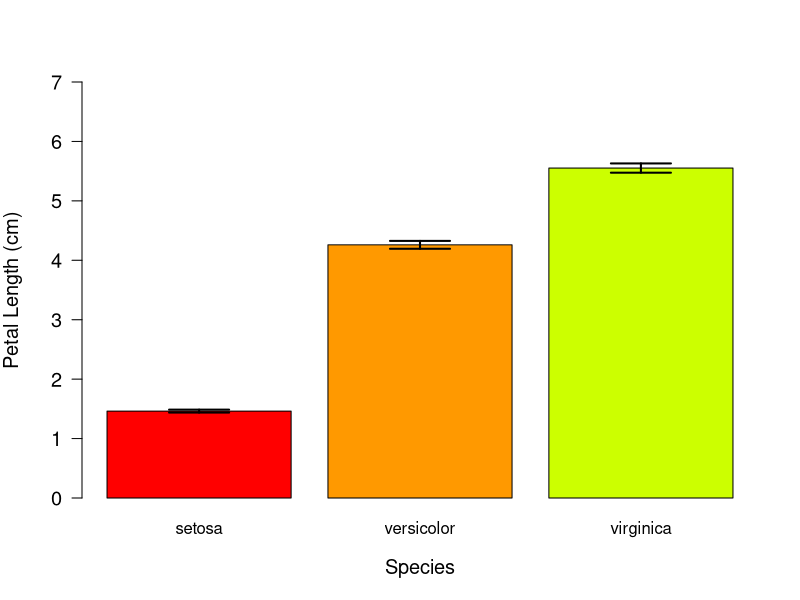
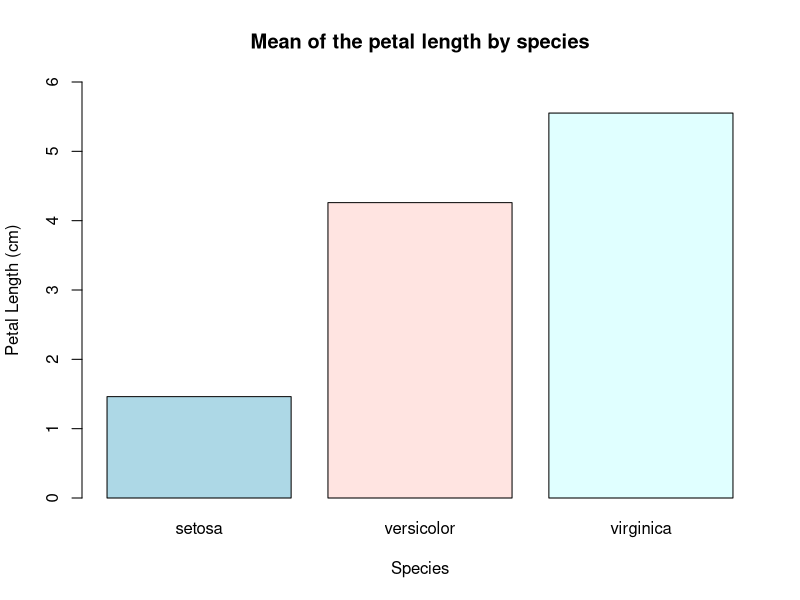
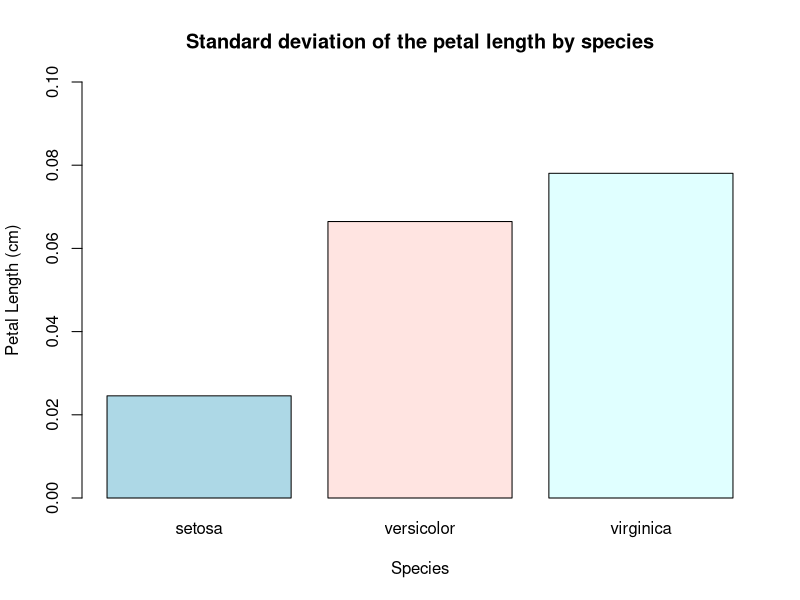
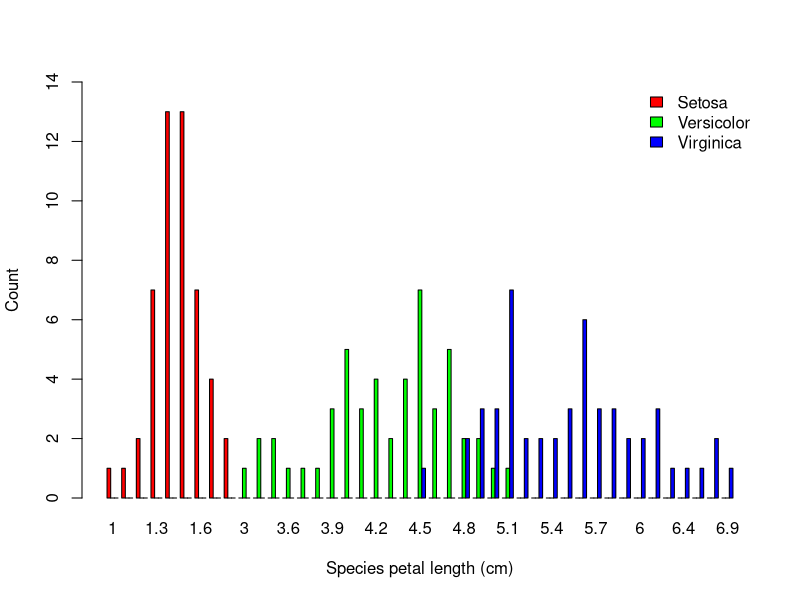
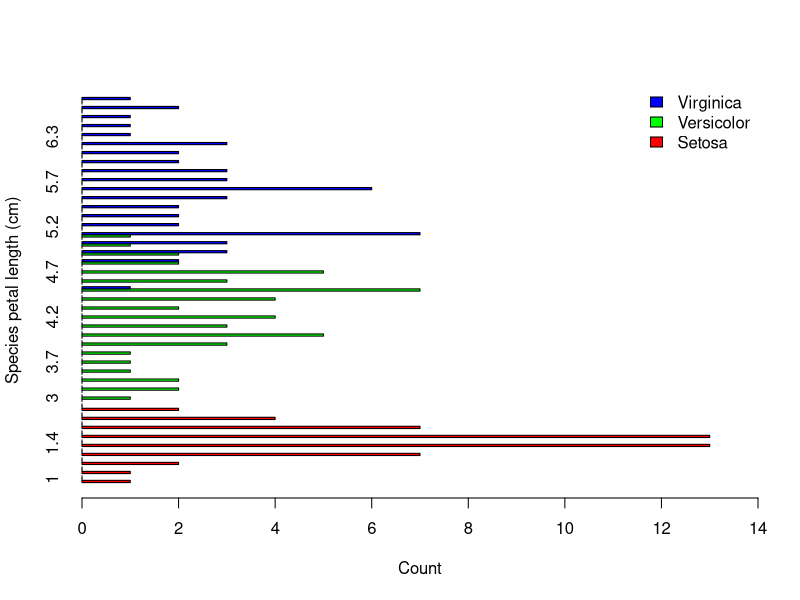

Write R code to recreate these figures, in order.
## ---- chunk 1
rm(list=ls()) # remove everything currently held in the R memory

## ---- chunk 2
head(iris) # explore dataset

# calculate the means of petal lengths for each species
mu <- tapply(iris$Petal.Length,iris$Species,mean)

# create the barplot
centres<-barplot(mu, names.arg=names(mu),ylim=c(0,7),
                  las=1,xlab="Species",ylab="Petal Length (cm)",
                  col = rainbow(10), cex.lab=1.2,cex.axis=1.2)

# write our own function to calculate the standard error of the mean of a 
# vector "x"" of data
std.error <- function (x) {return(sqrt(var(x)/length(x)))}

# apply our new function over the petal length vector by species
se <- tapply(iris$Petal.Length,iris$Species, std.error)

# use the arrows function to draw the bar ends: essentially arrows
# with 90 degree arrow heads, i.e. a horizontal line at each end.
arrows( x0= centres, x1=centres, y0=mu+se, y1=mu-se,
         code=3, length=0.3, angle=90,lwd=2)
## ---- chunk 3

# mean petal length by species
means <- aggregate(iris$Petal.Length, by=list(iris$Species), FUN=mean) # Here you can change any function you want to explore
means

# standard deviation of petal length by species
sd <- aggregate(iris$Petal.Length, by=list(iris$Species), FUN=std.error) # Here you can change any function you want to explore
sd

barplot(means$x, names.arg=means$Group.1, 
        ylim=c(0,6), ylab="Petal Length (cm)", 
        xlab ="Species", 
        col = c("lightblue", "mistyrose","lightcyan") )
title(main="Mean of the petal length by species")

barplot(sd$x, names.arg=sd$Group.1, 
        ylim=c(0,0.1), ylab="Petal Length (cm)", 
        xlab ="Species", 
        col = c("lightblue", "mistyrose","lightcyan") )
title(main="Standard deviation of the petal length by species")
## ---- chunk 4
petal.freq <- table(iris$Petal.Length,iris$Species)
head(petal.freq)

## ---- chunk 5

barplot(t(petal.freq), beside = TRUE, ylim = c(0,14), 
        col = c("red", "green", "blue"), 
        xlab = "Species petal length (cm)", ylab="Count", 
        legend.text = c("Setosa", "Versicolor", "Virginica"), 
        args.legend = list(x = "topright", bty = "n"))

barplot(t(petal.freq), beside = TRUE, horiz=TRUE, xlim = c(0,14), 
        col = c("red", "green", "blue"), 
        xlab = "Count", ylab="Species petal length (cm)", 
        legend.text = c("Setosa", "Versicolor", "Virginica"), 
        args.legend = list(x = "topright", bty = "n"))
